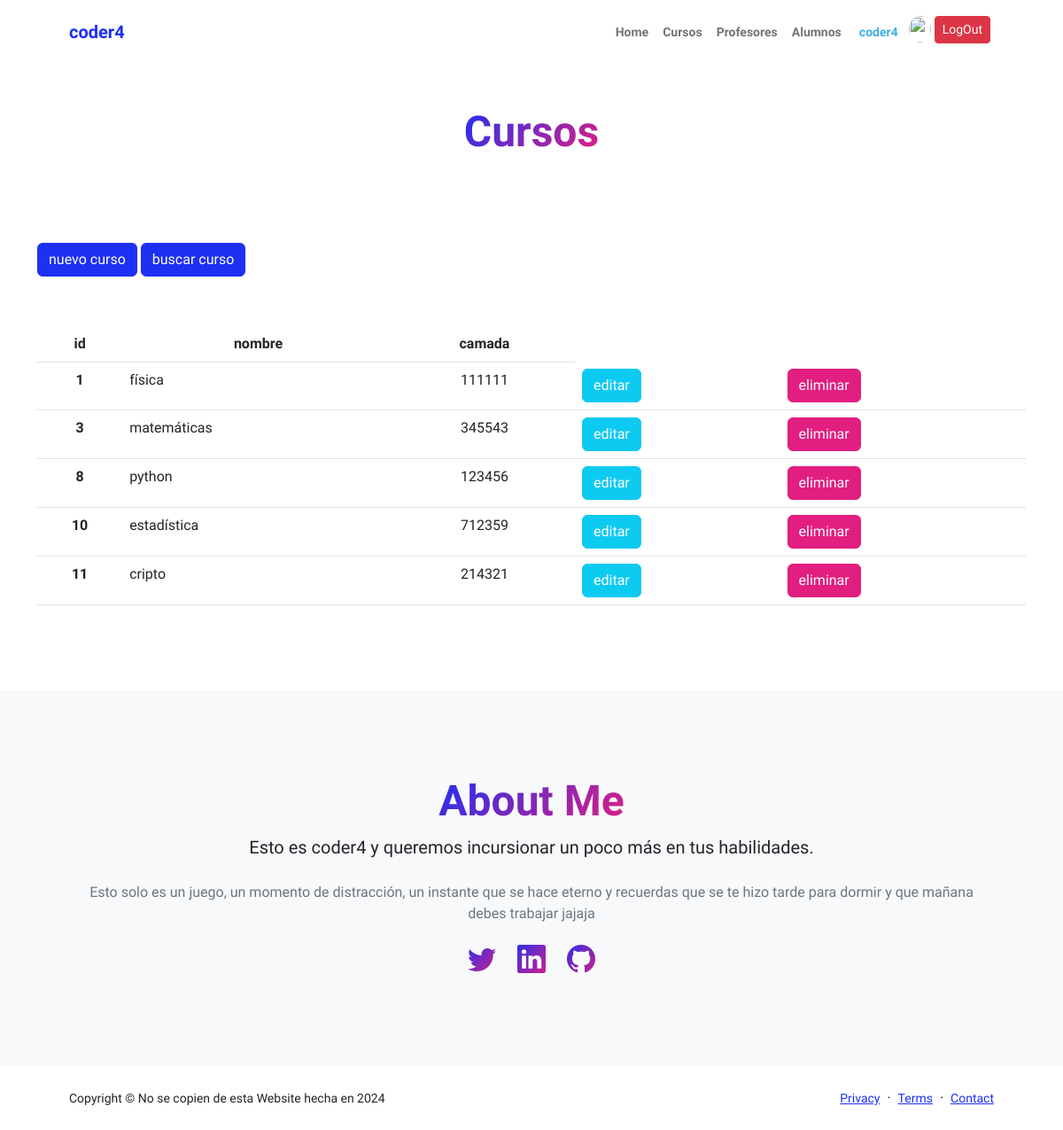
/AppCoderH/ver_cursos (signed in), run on an earlier commit of the app's database.
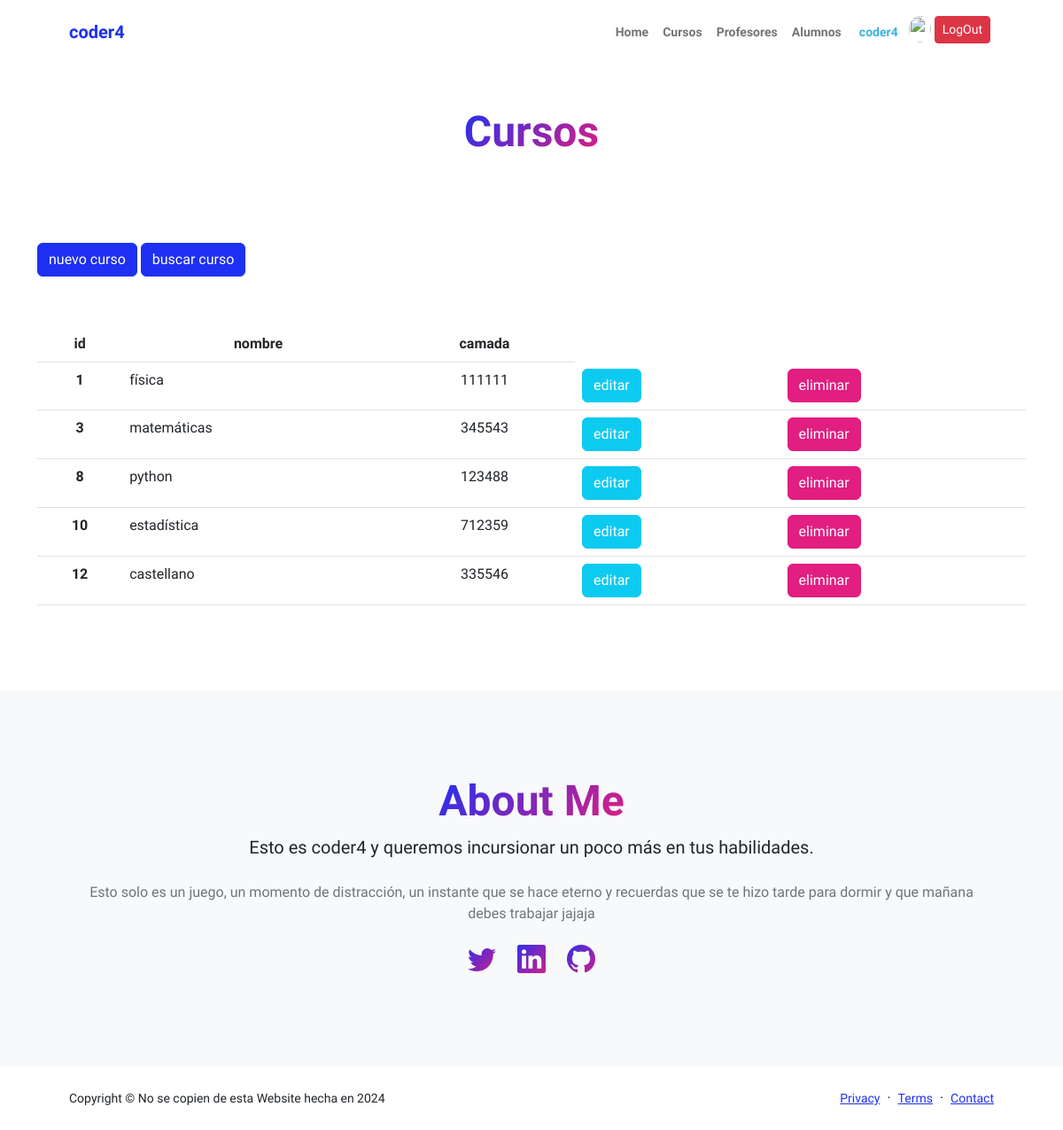
And on a later commit of the database.
### AppCoderH/models.py (models this page shows, shortened)
class Curso(models.Model):
    nombre = models.CharField(max_length=40)
    camada = models.IntegerField()

### AppCoderH/views.py (the view)
# urls.py: path("ver_cursos", views.ver_cursos, name="cursos"),
def ver_cursos(request):
    cursos = Curso.objects.all()
    avatares = Avatar.objects.filter(user=request.user.id)
    return render(request , "ver_cursos.html", {"cursos": cursos,"url":avatares[0].imagen.url if avatares.exists () else None})

### AppCoderH/templates/ver_cursos.html (shortened to what this page needs)
{% extends 'padre.html' %}
{% load static %}
{% block contenido %}
    <main>
        <section>
            <div class="container px-5 my-5">
                <div class="text-center mb-5">
                    <h1 class="display-5 fw-bolder mb-0"><span class="text-gradient d-inline">Cursos</span></h1>
                </div>
            </div>
        </section>
        <section class="container">
            <a href="formulario_cursos" class="btn btn-primary">nuevo curso</a>
            <a href="buscar_curso" class="btn btn-primary">buscar curso</a>
            <div><br><br></div>
            <div class="table-responsive py-2">
                <table class="table">
                    <thead class="text-center">
                        <tr>
                            {% if request.user.is_authenticated %}
                            <th>id</th>
                            {% endif %}
                            <th>nombre</th>
                            <th>camada</th>
                        </tr>
                    </thead>
                    <tbody>
                        {% for n in cursos %}
                        <tr>
                            {% if request.user.is_authenticated %}
                            <th scope="row" class="text-center">{{n.id}}</th>
                            {% endif %}
                            <td>{{n.nombre}}</td>
                            <td class="text-center">{{n.camada}}</td>
                            {% if request.user.is_authenticated %}
                            <div class="container">
                                <td><a href="{% url 'edita_curso' n.id %}" class="btn btn-info text-white">editar</a></td>
                                <td><a href="{% url 'elimina_curso' n.id %}" class="btn btn-secondary text-white">eliminar</a></td>
                            </div>
                            {% endif %}
                        </tr>
                        {% endfor %}
                    </tbody>
                </table>
            </div>
        </section>
    </main>
{% endblock %}

What changed in the data, as far as the page shows it:
removed Curso: id "11", nombre "cripto", camada "214321"
changed Curso "python": camada "123456" → "123488"
added Curso: id "12", nombre "castellano", camada "335546"
